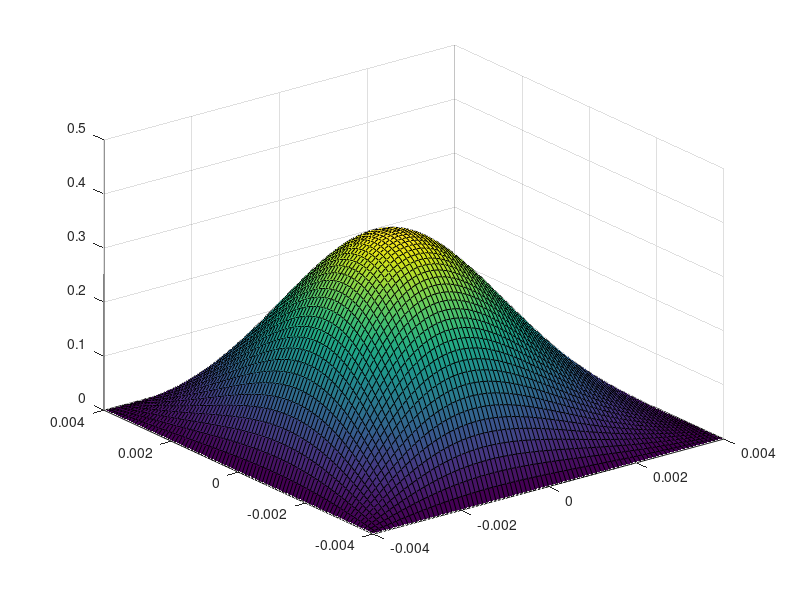
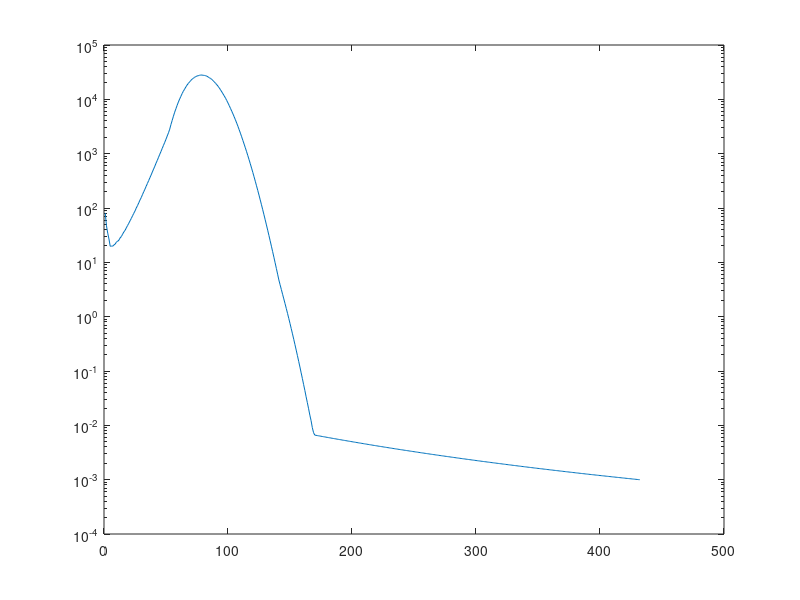

MATLAB code to generate these figures, in order:
clear all; % clears all the existing variables from memory

% three lines below set up the 2-D spatial grid
x=[-0.004:0.0001:0.004]; % range of x values
y=[-0.004:0.0001:0.004]; % range of y values
[X,Y]=meshgrid(x,y); % mesh the grid

% set boundaries
V=X.*0; % initialize all points to zero
% four boundary conditions below
V(1,:)=x.*0; 
V(length(y),:)=x.*0;
V(:,1)=y'.*0;
V(:,length(x))=y'.*0;
for i=2:40
V(i,20)=100
end


Vnew=V; % initialize Vnew

% perform relaxation
m=0;
cond=1;
while(cond>0.001)
m=m+1;
for i=2:(length(y)-1)
    for j=2:(length(x)-1)
        Vnew(i,j)=(1./4).*(Vnew(i-1,j)+V(i+1,j)+Vnew(i,j-1)+V(i,j+1));
    end
end
cond=max(max(abs(V-Vnew))) % calculate maximum change of any point
e(m)=cond;
%V=Vnew; % change this line for over/under relaxation
sigma = 1.62 %362 iterations
V=V*(1-sigma) + Vnew*(sigma) %over-relaxation

% plot current field
surf(x,y,V);
M(m)=getframe(gcf);

% just in case it doesnt converge we need an out
if(m>1000)
    cond=0;
    message='too many iterations'
end
end
m        
figure;
semilogy(e)